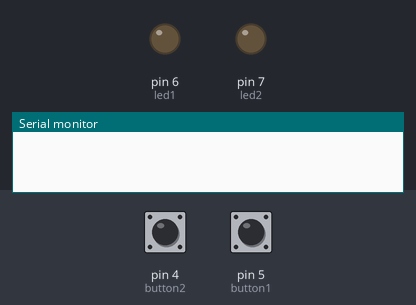
This sketch was run on a simulated Arduino Uno, built with avr-gcc and run on an emulated ATmega328P. Shown: output pins drawn as LEDs (lit = HIGH), the last lines printed to the serial monitor. Inputs (shaded band) come from the test bench; at power-on: pin 4 (button2) LOW, pin 5 (button1) LOW. Pins used as bus, display or sensor lines are not drawn.

Above: at 0.8 s.
0.9 s: pin 4 (button2) pulled HIGH for 0.15 s
At 1.9 s:
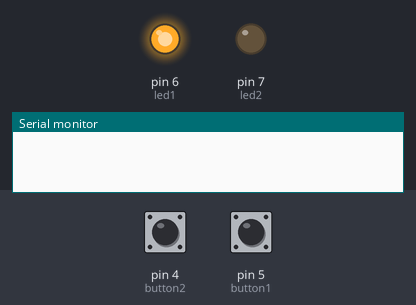
2.6 s: pin 4 (button2) pulled HIGH for 1 s
At 4.1 s:
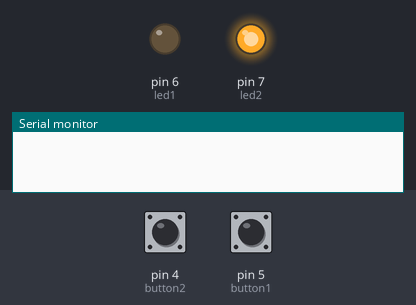
5.1 s: pin 5 (button1) pulled HIGH for 0.15 s
At 5.7 s:
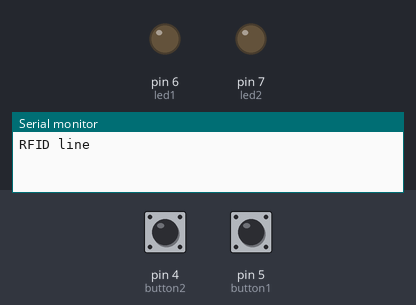
8.2 s: pin 4 (button2) pulled HIGH for 3.2 s
At 8.8 s:
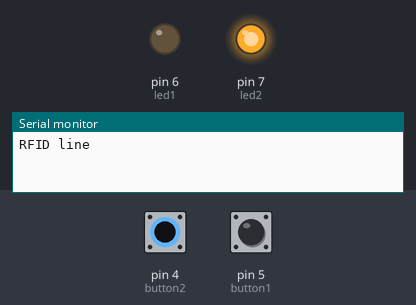
12.9 s: pin 5 (button1) pulled HIGH for 3.2 s
At 14.1 s:
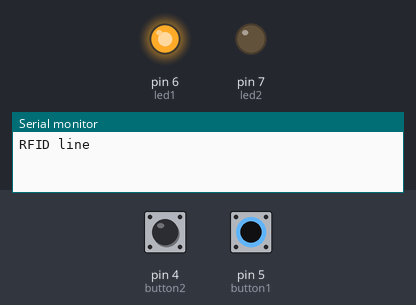
Timing chart, 0 to 17.6 s (numbered marks = the images above; inputs shaded):
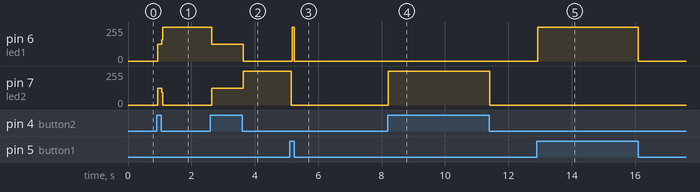

The sketch:

Main.ino
```cpp
#include <SPI.h>
#include <MFRC522.h>

#define SS_PIN 10
#define RST_PIN 9

MFRC522 mfrc522(SS_PIN, RST_PIN);
MFRC522::MIFARE_Key key;

int block = 2;
byte blockcontent[16] = {"16CharacterStrng"};

byte readBackBlock[18];

#define S0 A0
#define S1 A1
#define S2 A2
#define S3 A3
#define sensorOut A4

int frequency = 0;

const int led1 = 6;
const int led2 = 7;

const int led3 = 3;
const int led4 = 2;

const int line = A5;

unsigned long currentMillis = 0;
unsigned long previousColourRed = 0;
unsigned long previousColourGreen = 0;
unsigned long previousColourBlue = 0;

const int button1 = 5;
const int button2 = 4;

bool rfidEnabled = true;


void setup() {
  // put your setup code here, to run once:
  pinMode(button1, INPUT);
  pinMode(button2, INPUT);

  pinMode(led1, OUTPUT);
  pinMode(led2, OUTPUT);
  pinMode(line, INPUT);

  pinMode(S0, OUTPUT);
  pinMode(S1, OUTPUT);
  pinMode(S2, OUTPUT);
  pinMode(S3, OUTPUT);

  pinMode(sensorOut, INPUT);

  digitalWrite(S0, HIGH);
  digitalWrite(S1, LOW);

  Serial.begin(9600);


  do {
    if (rfidEnabled && digitalRead(button2)){
      rfidEnabled = false;
      digitalWrite(led1, HIGH); // change this to play a higher frequency noise with the buzzer
      digitalWrite(led2, LOW);
    } else if (digitalRead(button2)){
      rfidEnabled = true;
      digitalWrite(led1, LOW); // change this to play a lower frequency noise with the buzzer
      digitalWrite(led2, HIGH);
    }
  } while (digitalRead(button1) == false);

  if (rfidEnabled){
    SPI.begin();
    mfrc522.PCD_Init();
    Serial.println("RFID line");
    for (byte i = 0; i < 6; i++) {

      key.keyByte[i] = 0xFF;  //keyByte is defined in the "MIFARE_Key" 'struct' definition in the .h file of the library
    }
  }

  digitalWrite(led1, LOW);
  digitalWrite(led2, LOW);
}

void loop() {
  // put your main code here, to run repeatedly:
  //Serial.println(line);
  //flashLeds();
  //colourSensor();
  if (rfidEnabled) { // checks if the rfid is going to be used
    rfidFunc();
  }

  if (digitalRead(button1)){ // this will be replaced with another trigger
  digitalWrite(led1, HIGH); // motor 1 and motor 2 forward
  digitalWrite(led2, LOW);
  digitalWrite(led3, HIGH);
  digitalWrite(led4, LOW);
  } else if (digitalRead(button2)){
    digitalWrite(led1, LOW); // motor 1 and motor 2 backwards
    digitalWrite(led2, HIGH);
    digitalWrite(led3, LOW);
    digitalWrite(led4, HIGH);
  } else {
    digitalWrite(led1, LOW); // both motors off
    digitalWrite(led2, LOW);
    digitalWrite(led3, LOW);
    digitalWrite(led4, LOW);
  }
}

void flashLeds() {
  digitalWrite(led1, HIGH);
  digitalWrite(led2, LOW);
  digitalWrite(led3, HIGH);
  digitalWrite(led4, LOW);
  delay(500);
  digitalWrite(led1, LOW);
  digitalWrite(led2, HIGH);
  digitalWrite(led3, LOW);
  digitalWrite(led4, HIGH);
  delay(500);
}

void colourSensor()
{
  // red photodiodes
  digitalWrite(S2, LOW);
  digitalWrite(S3, LOW);
  // reading output frequency
  frequency = pulseIn(sensorOut, LOW);
  // printing the value
  Serial.print("R= ");
  Serial.print(frequency); // prints red colour frequency
  Serial.print(" ");
  delay(100);
  // green photodiodes
  digitalWrite(S2, HIGH);
  digitalWrite(S3, HIGH);
  // reading output frequency
  frequency = pulseIn(sensorOut, LOW);
  // printing the value
  Serial.print("G= ");
  Serial.print(frequency); // prints green colour frequency
  Serial.print(" ");
  delay(100);
  // blue photodiodes
    digitalWrite(S2, LOW);
  digitalWrite(S3, HIGH);
  // reading output frequency
  frequency = pulseIn(sensorOut, LOW);
  // printing the value
  Serial.print("B= ");
  Serial.print(frequency); // prints blue colour frequency
  Serial.print(" ");
  Serial.println("");
  delay(1000);
}

void rfidFunc()
{
    // Look for new cards
  if ( ! mfrc522.PICC_IsNewCardPresent()) {
    return;
  }


  // Select one of the cards
  if ( ! mfrc522.PICC_ReadCardSerial())
  {
    return;
  }
  Serial.println("card selected");

  //the blockcontent array is written into the card block
  writeBlock(block, blockcontent);

  //read the block back
  readBlock(block, readBackBlock);
  //uncomment below line if you want to see the entire 1k memory with the block written into it.
  //mfrc522.PICC_DumpToSerial(&(mfrc522.uid));

  //print the block contents
  Serial.print("read block: ");
  for (int j=0 ; j<16 ; j++)
  {
    Serial.write (readBackBlock[j]);
  }

  Serial.println("");
}

int writeBlock(int blockNumber, byte arrayAdress[])
{
  //this makes sure that we only write into data blocks. Every 4th block is a trailer block for the access/security info.
  int largestModulo4Number = blockNumber/4*4;
  int trailerBlock = largestModulo4Number + 3;//determine trailer block for the sector
  if (blockNumber > 2 && (blockNumber + 1)%4 == 0){Serial.print(blockNumber);Serial.println(" is a trailer block:");return 2;}
  Serial.print(blockNumber);
  Serial.println(" is a data block:");


  //authentication of the desired block for access
  byte status = mfrc522.PCD_Authenticate(MFRC522::PICC_CMD_MF_AUTH_KEY_A, trailerBlock, &key, &(mfrc522.uid));
  if (status != MFRC522::STATUS_OK) {
    Serial.print("PCD_Authenticate() failed: ");
    Serial.println(mfrc522.GetStatusCodeName(status));
    return 3;//return "3" as error message
  }


  //writing the block
  status = mfrc522.MIFARE_Write(blockNumber, arrayAdress, 16);
  //status = mfrc522.MIFARE_Write(9, value1Block, 16);
  if (status != MFRC522::STATUS_OK) {
    Serial.print("MIFARE_Write() failed: ");
    Serial.println(mfrc522.GetStatusCodeName(status));
    return 4;//return "4" as error message
  }
  Serial.println("block was written");
}

int readBlock(int blockNumber, byte arrayAddress[])
{
  int largestModulo4Number=blockNumber/4*4;
  int trailerBlock=largestModulo4Number+3;//determine trailer block for the sector


  //authentication of the desired block for access
  byte status = mfrc522.PCD_Authenticate(MFRC522::PICC_CMD_MF_AUTH_KEY_A, trailerBlock, &key, &(mfrc522.uid));

  if (status != MFRC522::STATUS_OK) {
    Serial.print("PCD_Authenticate() failed (read): ");
    Serial.println(mfrc522.GetStatusCodeName(status));
    return 3;//return "3" as error message
  }


  //reading a block
  byte buffersize = 18;//we need to define a variable with the read buffer size, since the MIFARE_Read method below needs a pointer to the variable that contains the size...
  status = mfrc522.MIFARE_Read(blockNumber, arrayAddress, &buffersize);//&buffersize is a pointer to the buffersize variable; MIFARE_Read requires a pointer instead of just a number
  if (status != MFRC522::STATUS_OK) {
    Serial.print("MIFARE_read() failed: ");
    Serial.println(mfrc522.GetStatusCodeName(status));
    return 4;//return "4" as error message
  }
  Serial.println("block was read");

}
```

Measured:
- after the input at 0.9 s, pin 6 (led1): 0/255 → 127/255 at once, → 255/255 0.12 s later; pin 7 (led2): 0/255 → 127/255 at once, → 0/255 0.12 s later
- after the input at 2.6 s, pin 6 (led1): 255/255 → 127/255 at once, → 0/255 1.0 s later; pin 7 (led2): 0/255 → 127/255 at once, → 255/255 1.0 s later
- after the input at 5.1 s, pin 6 (led1): 0/255 → 255/255 after 0.08 s, → 0/255 0.08 s later; pin 7 (led2): 255/255 → 0/255 after 0.05 s
- after the input at 8.2 s, pin 7 (led2): 0/255 → 255/255 at once, → 0/255 3.2 s later
- after the input at 12.9 s, pin 6 (led1): 0/255 → 255/255 at once, → 0/255 3.2 s later
